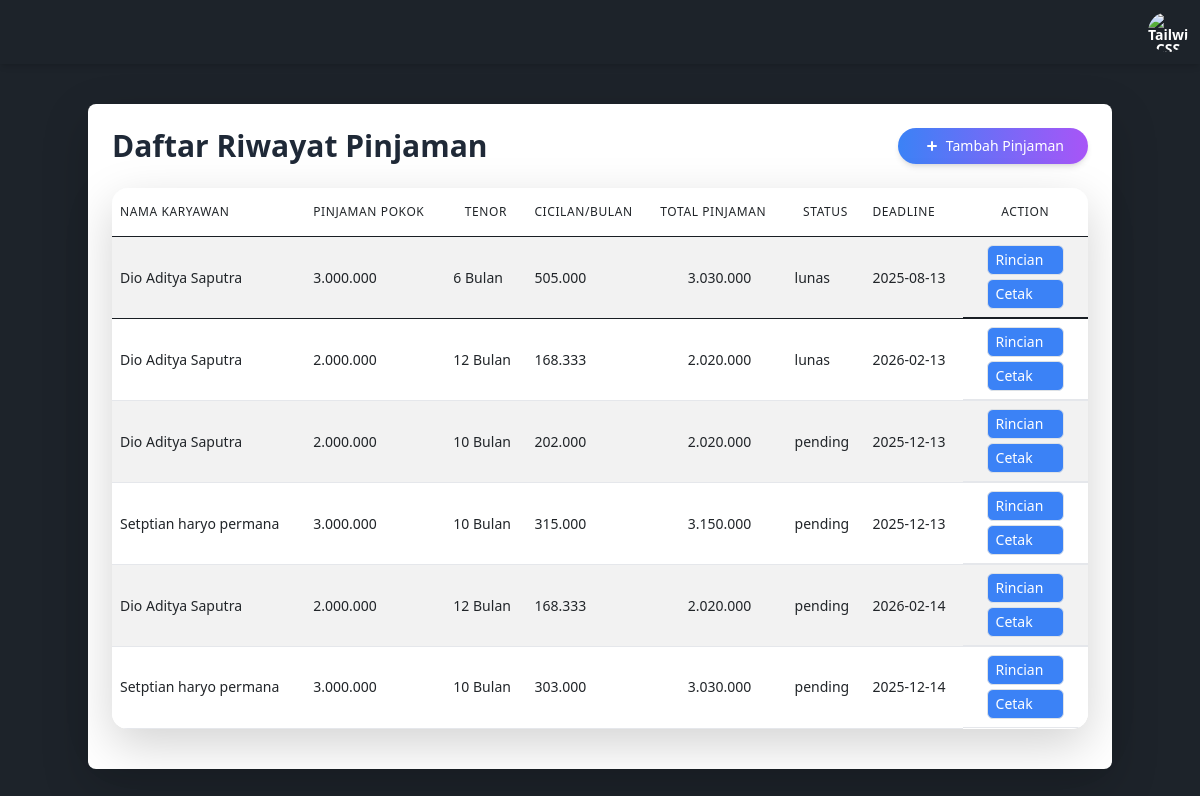
The app's page /pinjaman.php with its own data.
### tables this page shows
CREATE TABLE `pinjaman` (
  `id_pinjaman` int(11) NOT NULL,
  `id_karyawan` int(11) NOT NULL,
  `tanggal_pinjaman` date NOT NULL,
  `jumlah_pinjaman` decimal(15,2) NOT NULL,
  `tenor` int(11) NOT NULL,
  `bunga` decimal(5,2) NOT NULL,
  `total_pinjaman` decimal(12,2) NOT NULL,
  `cicilan` decimal(15,2) NOT NULL,
  `deadline` date NOT NULL,
  `status_pinjaman` enum('pending','aktif','ditolak','lunas') NOT NULL DEFAULT 'pending',
  `is_active` tinyint(1) DEFAULT 1
);

CREATE TABLE `karyawan` (
  `id_karyawan` int(11) NOT NULL,
  `nama` varchar(100) NOT NULL,
  `nik` varchar(20) NOT NULL,
  `alamat` text DEFAULT NULL,
  `no_telepon` varchar(15) DEFAULT NULL,
  `tanggal_pendaftaran` date DEFAULT NULL,
  `status_aktif` enum('aktif','nonaktif') NOT NULL DEFAULT 'aktif'
);

### pinjaman.php (the view, shortened to what this page needs)
<?php
include "service/database.php";
$sql = "SELECT
          pinjaman.id_pinjaman,
          pinjaman.jumlah_pinjaman,
          pinjaman.tenor,
          pinjaman.tanggal_pinjaman,
          pinjaman.cicilan,
          pinjaman.total_pinjaman,
          pinjaman.status_pinjaman,
          pinjaman.deadline,
          karyawan.nama AS nama_karyawan
        FROM
          pinjaman
        INNER JOIN
          karyawan ON pinjaman.id_karyawan = karyawan.id_karyawan";
$result = $db->query($sql);
?>
<!DOCTYPE html>
<html lang="en">
<head>
  <link rel="stylesheet" href="https://cdn.datatables.net/1.13.6/css/jquery.dataTables.min.css">
  <link rel="stylesheet" href="https://cdnjs.cloudflare.com/ajax/libs/twitter-bootstrap/5.3.0/css/bootstrap.min.css">
  <link rel="stylesheet" href="https://cdn.datatables.net/2.2.1/css/dataTables.bootstrap5.css">
</head>
<body>
<?php include "layout/header-login.php" ?>
<main class="min-h-screen py-10" data-theme="dark">
  <div class="max-w-5xl mx-auto p-4 bg-white dark:bg-gray-800 shadow-lg rounded-lg">
    <div class="flex justify-between items-center mb-6">
      <h2 class="text-3xl font-semibold text-gray-800 dark:text-white">Daftar Riwayat Pinjaman</h2>
      <div class="flex items-center space-x-4">
        <a href="tambah-pinjaman.php" class="relative group">
          <button class="relative px-4 py-2 text-sm font-medium text-white bg-gradient-to-r from-blue-500 to-purple-500 rounded-full shadow-md hover:from-purple-500 hover:to-blue-500 hover:shadow-lg transform hover:scale-105 transition-transform duration-300">
            <span class="flex items-center gap-1">
              <svg xmlns="http://www.w3.org/2000/svg" class="h-5 w-5 fill-current text-white group-hover:rotate-90 transition-transform duration-300" viewBox="0 0 20 20" fill="currentColor">
                <path fill-rule="evenodd" d="M10 5a1 1 0 011 1v3h3a1 1 0 110 2h-3v3a1 1 0 11-2 0v-3H6a1 1 0 110-2h3V6a1 1 0 011-1z" clip-rule="evenodd" />
              </svg>
              Tambah Pinjaman
            </span>
          </button>
        </a>
      </div>
    </div>
    <table id="example" class="table table-striped min-w-full w-full table-auto divide-y divide-gray-200 dark:divide-gray-700 rounded-lg overflow-hidden shadow-lg">
      <thead class="bg-gray-50 dark:bg-gray-800">
        <tr>
          <th scope="col" class="px-6 py-3 text-left text-xs font-medium text-gray-500 uppercase tracking-wider">Nama Karyawan</th>
          <th scope="col" class="px-6 py-3 text-left text-xs font-medium text-gray-500 uppercase tracking-wider">Pinjaman Pokok</th>
          <th scope="col" class="px-6 py-3 text-center text-xs font-medium text-gray-500 uppercase tracking-wider">Tenor</th>
          <th scope="col" class="px-6 py-3 text-left text-xs font-medium text-gray-500 uppercase tracking-wider">Cicilan/Bulan</th>
          <th scope="col" class="px-6 py-3 text-left text-xs font-medium text-gray-500 uppercase tracking-wider">Total Pinjaman</th>
          <th scope="col" class="px-6 py-3 text-center text-xs font-medium text-gray-500 uppercase tracking-wider">Status</th>
          <th scope="col" class="px-6 py-3 text-left text-xs font-medium text-gray-500 uppercase tracking-wider">Deadline</th>
          <th scope="col" class="px-6 py-3 text-center text-xs font-medium text-gray-500 uppercase tracking-wider">Action</th>
        </tr>
      </thead>
      <tbody id="karyawanList" class="bg-white divide-y divide-gray-200 dark:bg-gray-900 dark:divide-gray-700">
        <?php if ($result->num_rows > 0): ?>
          <?php while ($row = $result->fetch_assoc()): ?>
            <tr>
              <td class="px-6 py-4 whitespace-nowrap"><?php echo $row['nama_karyawan']; ?></td>
              <td class="px-6 py-4 whitespace-nowrap"><?php echo number_format($row['jumlah_pinjaman'], 0, ',', '.'); ?></td>
              <td class="px-6 py-4 whitespace-nowrap text-left"><?php echo $row['tenor']; ?> Bulan</td>
              <td class="px-6 py-4 whitespace-nowrap"><?php echo number_format($row['cicilan'], 0, ',', '.'); ?></td>
              <td class="px-6 py-4 whitespace-nowrap text-center"><?php echo number_format($row['total_pinjaman'], 0, ',', '.'); ?></td>
              <td class="px-6 py-4 whitespace-nowrap text-left"><?php echo $row['status_pinjaman']; ?></td>
              <td class="px-6 py-4 whitespace-nowrap"><?php echo $row['deadline']; ?></td>
              <td class="px-4 py-2 whitespace-nowrap text-center grid ">
                <a href="rincian-pinjaman.php?id=<?php echo $row['id_pinjaman']; ?>" class="inline-flex items-center px-2 py-1 border border-transparent text-sm font-medium rounded-md text-white bg-blue-500 hover:bg-blue-600 focus:outline-none focus:ring-2 focus:ring-offset-2 focus:ring-blue-500">
                  Rincian
                </a>
                <a href="invoice.php?id_pinjaman=<?php echo $row['id_pinjaman']; ?>" class="mt-1 inline-flex items-center px-2 py-1 border border-transparent text-sm font-medium rounded-md text-white bg-blue-500 hover:bg-blue-600 focus:outline-none focus:ring-2 focus:ring-offset-2 focus:ring-blue-500">
                  Cetak
                </a>
              </td>
            </tr>
          <?php endwhile; ?>
        <?php else: ?>
          <tr>
            <td colspan="9" class="px-6 py-4 whitespace-nowrap text-center">Tidak ada data</td>
          </tr>
        <?php endif; ?>
      </tbody>
    </table>
  </div>
</main>
</body>
</html>

### layout/header-login.php (shortened to what this page needs)
<!DOCTYPE html>
<html lang="en">
<head>
    <link href="https://cdn.jsdelivr.net/npm/daisyui@4.10.2/dist/full.min.css" rel="stylesheet" type="text/css" />
    <script src="https://cdn.tailwindcss.com"></script>
</head>
<body>
<header class="sticky top-0 z-50 text-white shadow-md" data-theme="dark">
  <div class="navbar text-white">
    <div class="flex-1">
        <div class="dropdown dropdown-hover">
                <button class="btn btn-ghost text-xl"><?php echo strtoupper($_SESSION["username"]) ?></button>
            </div>
        </div>
    <div class="flex justify-center items-center ">
    <div class="flex-none gap-96">
      <div class="dropdown dropdown-end">
        <div tabindex="0" role="button" class="btn btn-ghost btn-circle avatar">
          <div class="w-10 rounded-full">
            <img
              alt="Tailwind CSS Navbar component"
              src="https://img.daisyui.com/images/stock/photo-1534528741775-53994a69daeb.webp" />
          </div>
        </div>
      </div>
    </div>
  </div>
</header>
</body>
</html>

### records on screen
pinjaman: id_karyawan.nama "Dio Aditya Saputra", jumlah_pinjaman "3.000.000", tenor "6", cicilan "505.000", total_pinjaman "3.030.000", status_pinjaman "lunas", deadline "2025-08-13"
pinjaman: id_karyawan.nama "Dio Aditya Saputra", jumlah_pinjaman "2.000.000", tenor "12", cicilan "168.333", total_pinjaman "2.020.000", status_pinjaman "lunas", deadline "2026-02-13"
pinjaman: id_karyawan.nama "Dio Aditya Saputra", jumlah_pinjaman "2.000.000", tenor "10", cicilan "202.000", total_pinjaman "2.020.000", status_pinjaman "pending", deadline "2025-12-13"
pinjaman: id_karyawan.nama "Setptian haryo permana", jumlah_pinjaman "3.000.000", tenor "10", cicilan "315.000", total_pinjaman "3.150.000", status_pinjaman "pending", deadline "2025-12-13"
pinjaman: id_karyawan.nama "Dio Aditya Saputra", jumlah_pinjaman "2.000.000", tenor "12", cicilan "168.333", total_pinjaman "2.020.000", status_pinjaman "pending", deadline "2026-02-14"
pinjaman: id_karyawan.nama "Setptian haryo permana", jumlah_pinjaman "3.000.000", tenor "10", cicilan "303.000", total_pinjaman "3.030.000", status_pinjaman "pending", deadline "2025-12-14"
